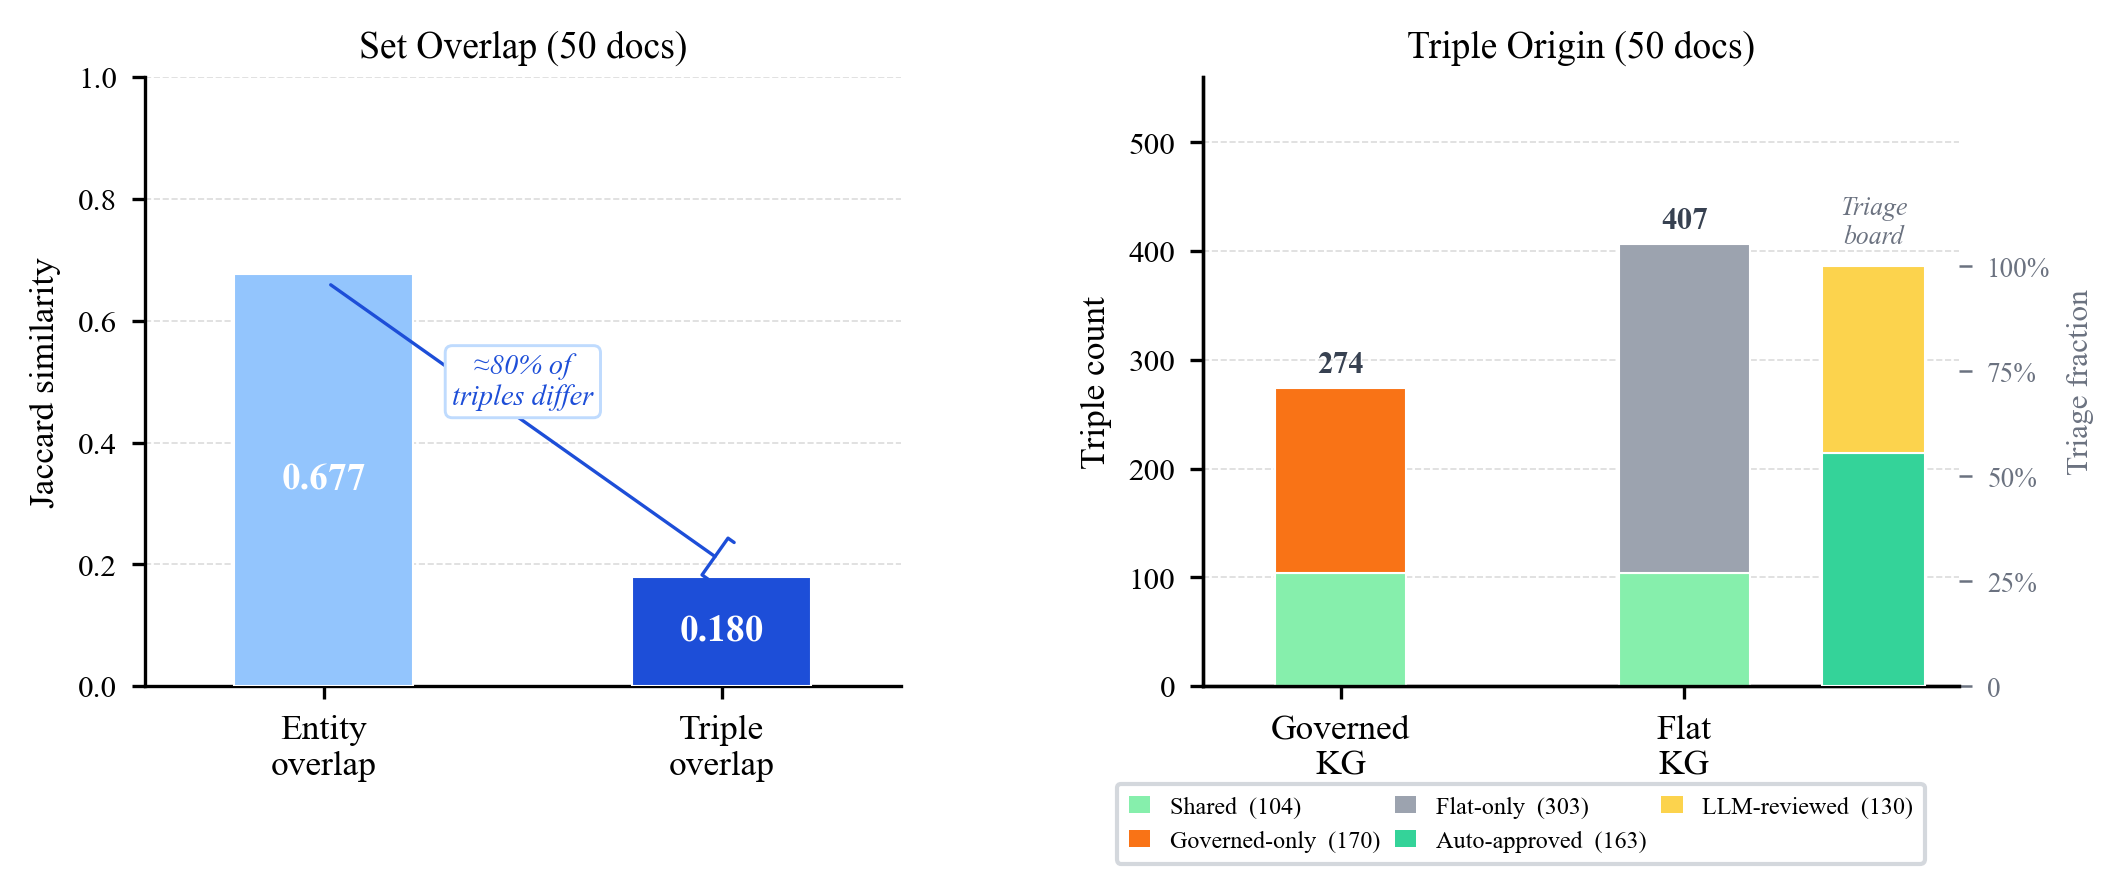

Here is the Python script that generated this plot:
"""
Figure 3: Governance as a Structural Intervention
===================================================
Two panels:

Left panel — Jaccard overlap between governed and flat graphs at 50 docs.
  Two bars: entity Jaccard (0.677) and triple Jaccard (0.180).
  The low triple Jaccard is the key finding: governance is not a thin filter.

Right panel — Where triples come from (50 docs).
  Stacked bar showing:
    · Shared (in both graphs): intersection
    · Governed-only: admitted by governance, never proposed by flat
    · Flat-only: flat admitted, governance rejected
  Overlay: triage board decision distribution (auto-approve vs reviewed).

Data source: paper/RESULTS.md, Tables 1b and 1c.

Run:
    python paper/figures/figure3_structural_impact.py
Outputs:
    paper/figures/figure3_structural_impact.pdf
    paper/figures/figure3_structural_impact.png
"""

import pathlib
import matplotlib.pyplot as plt
import matplotlib.patches as mpatches
import numpy as np

OUT_DIR = pathlib.Path(__file__).parent
OUT_DIR.mkdir(parents=True, exist_ok=True)

plt.rcParams.update({
    "font.family":       "serif",
    "font.serif":        ["Computer Modern Roman", "Times New Roman", "DejaVu Serif"],
    "font.size":         9,
    "axes.titlesize":    9,
    "axes.labelsize":    8.5,
    "xtick.labelsize":   8,
    "ytick.labelsize":   7.5,
    "legend.fontsize":   7,
    "figure.dpi":        300,
    "axes.spines.top":   False,
    "axes.spines.right": False,
    "axes.linewidth":    0.8,
    "xtick.major.width": 0.8,
    "ytick.major.width": 0.8,
    "xtick.major.size":  3.2,
    "ytick.major.size":  3.2,
})

# ── Data (Table 1b & 1c in RESULTS.md) ───────────────────────────────────────

# Jaccard similarities (50 docs)
ENTITY_JACCARD = 0.677
TRIPLE_JACCARD = 0.180

# Triple counts (50 docs)
# Governed: 274 total, Flat: 407 total
# Shared triples ≈ governed_total * triple_jaccard / (1 + triple_jaccard - triple_jaccard)
# Jaccard = shared / (gov + flat - shared) → shared = J * (gov + flat) / (1 + J)
# Actually from RESULTS.md: unique_to_governed=170, unique_to_flat=303
# shared = governed_total - unique_to_governed = 274 - 170 = 104
# (also: flat_total - unique_to_flat = 407 - 303 = 104 ✓)
SHARED_TRIPLES     = 104
GOVERNED_ONLY      = 170
FLAT_ONLY          = 303

# Triage board activity (50 docs, Table 1c)
AUTO_APPROVED      = 163
REVIEWED           = 130   # escalated to LLM review

# ── Layout ────────────────────────────────────────────────────────────────────
fig, (ax_left, ax_right) = plt.subplots(1, 2, figsize=(6.875, 2.9))
fig.subplots_adjust(left=0.09, right=0.97, bottom=0.18, top=0.88, wspace=0.40)

# ── Colors ────────────────────────────────────────────────────────────────────
C_ENTITY  = "#93C5FD"   # light blue for entity Jaccard
C_TRIPLE  = "#1D4ED8"   # dark blue for triple Jaccard
C_SHARED  = "#86EFAC"   # green — shared triples
C_GOV     = "#F97316"   # orange — governed-only
C_FLAT    = "#9CA3AF"   # gray — flat-only
C_AUTO    = "#34D399"   # teal — auto-approved
C_REVIEW  = "#FCD34D"   # amber — reviewed

# ═══════════════════════════════════════════════════════
# LEFT PANEL — Jaccard overlap
# ═══════════════════════════════════════════════════════
bar_x = np.array([0.0, 1.0])
bar_h = [ENTITY_JACCARD, TRIPLE_JACCARD]
bar_colors = [C_ENTITY, C_TRIPLE]
bar_labels = ["Entity\noverlap", "Triple\noverlap"]

bars = ax_left.bar(bar_x, bar_h, width=0.45,
                   color=bar_colors, edgecolor="white", linewidth=0.5,
                   zorder=3)

# Value labels inside bars
for b, v in zip(bars, bar_h):
    ax_left.text(b.get_x() + b.get_width() / 2, v / 2,
                 f"{v:.3f}",
                 ha="center", va="center",
                 fontsize=9, fontweight="bold", color="white", zorder=4)

# Annotation emphasising the gap
ax_left.annotate("",
    xy=(1.0, TRIPLE_JACCARD + 0.025), xytext=(0.0, ENTITY_JACCARD - 0.010),
    arrowprops=dict(arrowstyle="-[,widthB=0.6", color="#1D4ED8", lw=0.8),
    zorder=5)
ax_left.text(0.50, 0.50, "≈80% of\ntriples differ",
             ha="center", va="center", fontsize=6.8, color="#1D4ED8",
             style="italic",
             bbox=dict(boxstyle="round,pad=0.25", fc="white", ec="#BFDBFE", lw=0.7),
             zorder=6)

ax_left.set_xlim(-0.45, 1.45)
ax_left.set_ylim(0.0, 1.0)
ax_left.set_xticks(bar_x)
ax_left.set_xticklabels(bar_labels, fontsize=8.5)
ax_left.set_ylabel("Jaccard similarity", fontsize=8.5, labelpad=4)
ax_left.set_title("Set Overlap (50 docs)", fontsize=9, pad=5)
ax_left.set_yticks([0.0, 0.2, 0.4, 0.6, 0.8, 1.0])
ax_left.yaxis.grid(True, lw=0.4, ls="--", alpha=0.45, zorder=0)
ax_left.set_axisbelow(True)

# ═══════════════════════════════════════════════════════
# RIGHT PANEL — Triple origin breakdown + triage overlay
# ═══════════════════════════════════════════════════════

# Left grouped bar: triple distribution (3 categories stacked)
# We show two columns: what's in governed KG vs what's in flat KG
governed_total = SHARED_TRIPLES + GOVERNED_ONLY
flat_total     = SHARED_TRIPLES + FLAT_ONLY

BX = np.array([0.0, 1.0])
W  = 0.38

# Stacked bar for governed KG
ax_right.bar(BX[0], SHARED_TRIPLES, W,
             color=C_SHARED, edgecolor="white", linewidth=0.5, zorder=3,
             label=f"Shared  ({SHARED_TRIPLES})")
ax_right.bar(BX[0], GOVERNED_ONLY, W, bottom=SHARED_TRIPLES,
             color=C_GOV, edgecolor="white", linewidth=0.5, zorder=3,
             label=f"Governed-only  ({GOVERNED_ONLY})")

# Stacked bar for flat KG
ax_right.bar(BX[1], SHARED_TRIPLES, W,
             color=C_SHARED, edgecolor="white", linewidth=0.5, zorder=3)
ax_right.bar(BX[1], FLAT_ONLY, W, bottom=SHARED_TRIPLES,
             color=C_FLAT, edgecolor="white", linewidth=0.5, zorder=3,
             label=f"Flat-only  ({FLAT_ONLY})")

# Value labels: total
for bx, total in [(BX[0], governed_total), (BX[1], flat_total)]:
    ax_right.text(bx, total + 8, str(total),
                  ha="center", va="bottom", fontsize=7.5,
                  fontweight="bold", color="#374151")

# Triage bar on a secondary axis (inset)
ax2 = ax_right.twinx()
ax2.spines["top"].set_visible(False)
TRIAGE_X = 1.55
TOTAL_TRIAGE = AUTO_APPROVED + REVIEWED
ax2.bar(TRIAGE_X, AUTO_APPROVED / TOTAL_TRIAGE, 0.30,
        color=C_AUTO, edgecolor="white", linewidth=0.5, zorder=3,
        label=f"Auto-approved  ({AUTO_APPROVED})")
ax2.bar(TRIAGE_X, REVIEWED / TOTAL_TRIAGE, 0.30,
        bottom=AUTO_APPROVED / TOTAL_TRIAGE,
        color=C_REVIEW, edgecolor="white", linewidth=0.5, zorder=3,
        label=f"LLM-reviewed  ({REVIEWED})")
ax2.set_ylabel("Triage fraction", fontsize=7.5, labelpad=4, color="#6B7280")
ax2.tick_params(axis="y", labelsize=7, colors="#6B7280")
ax2.set_ylim(0, 1.45)
ax2.set_yticks([0, 0.25, 0.50, 0.75, 1.00])
ax2.yaxis.set_tick_params(width=0.6)
ax2.set_yticklabels(["0", "25%", "50%", "75%", "100%"], fontsize=6.5, color="#6B7280")
ax2.text(TRIAGE_X, 1.04, "Triage\nboard",
         ha="center", va="bottom", fontsize=6.2, color="#6B7280", style="italic")
ax2.spines["right"].set_linewidth(0.6)
ax2.spines["right"].set_color("#D1D5DB")

ax_right.set_xlim(-0.40, 1.80)
ax_right.set_ylim(0, 560)
ax_right.set_xticks([BX[0], BX[1]])
ax_right.set_xticklabels(["Governed\nKG", "Flat\nKG"], fontsize=8.5)
ax_right.set_ylabel("Triple count", fontsize=8.5, labelpad=4)
ax_right.set_title("Triple Origin (50 docs)", fontsize=9, pad=5)
ax_right.yaxis.grid(True, lw=0.4, ls="--", alpha=0.45, zorder=0)
ax_right.set_axisbelow(True)

# Combined legend (right panel)
h1 = mpatches.Patch(facecolor=C_SHARED, edgecolor="none", label=f"Shared  ({SHARED_TRIPLES})")
h2 = mpatches.Patch(facecolor=C_GOV,    edgecolor="none", label=f"Governed-only  ({GOVERNED_ONLY})")
h3 = mpatches.Patch(facecolor=C_FLAT,   edgecolor="none", label=f"Flat-only  ({FLAT_ONLY})")
h4 = mpatches.Patch(facecolor=C_AUTO,   edgecolor="none", label=f"Auto-approved  ({AUTO_APPROVED})")
h5 = mpatches.Patch(facecolor=C_REVIEW, edgecolor="none", label=f"LLM-reviewed  ({REVIEWED})")
ax_right.legend(handles=[h1, h2, h3, h4, h5],
                fontsize=5.8, loc="upper center",
                bbox_to_anchor=(0.42, -0.14),
                ncol=3, framealpha=0.92, edgecolor="#D1D5DB",
                borderpad=0.5, columnspacing=0.6, handlelength=0.9)

# ── Save ─────────────────────────────────────────────────────────────────────
pdf_path = OUT_DIR / "figure3_structural_impact.pdf"
png_path = OUT_DIR / "figure3_structural_impact.png"
fig.savefig(pdf_path, bbox_inches="tight", dpi=300)
fig.savefig(png_path, bbox_inches="tight", dpi=300)
print(f"Saved:\n  {pdf_path}\n  {png_path}")
plt.show()
